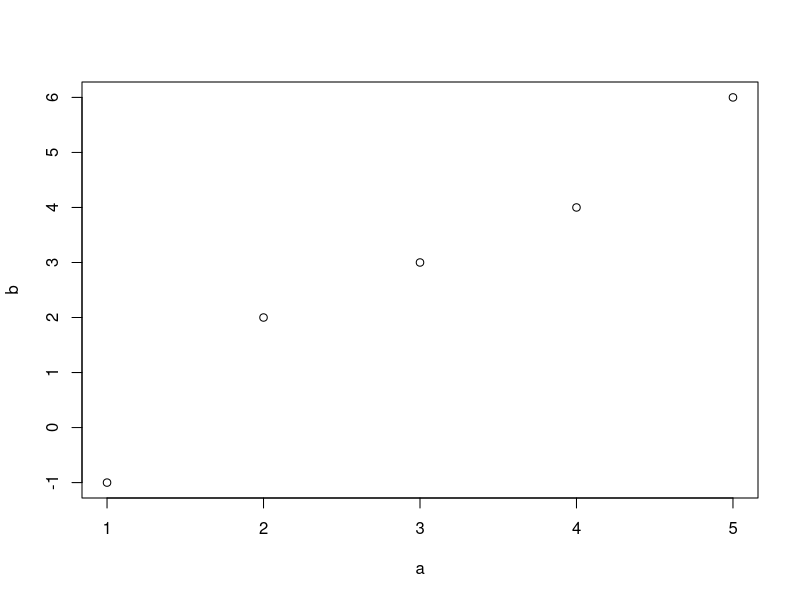
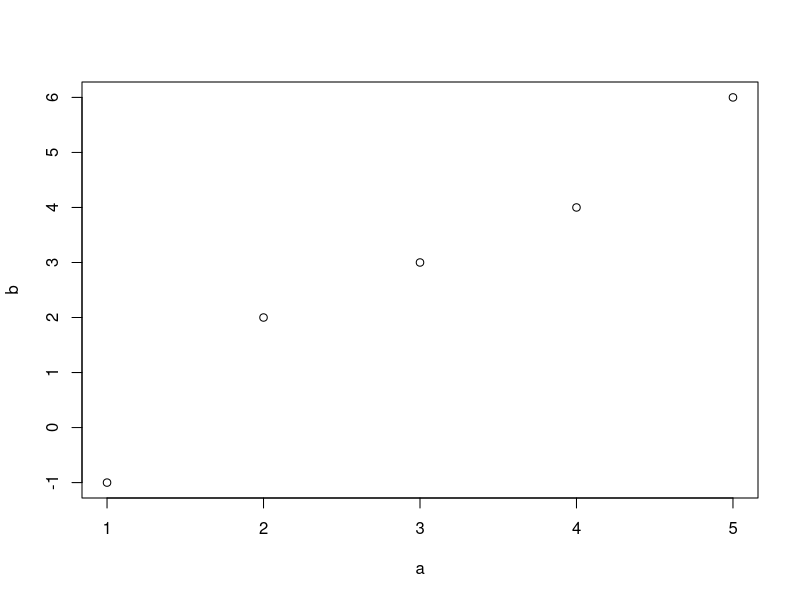
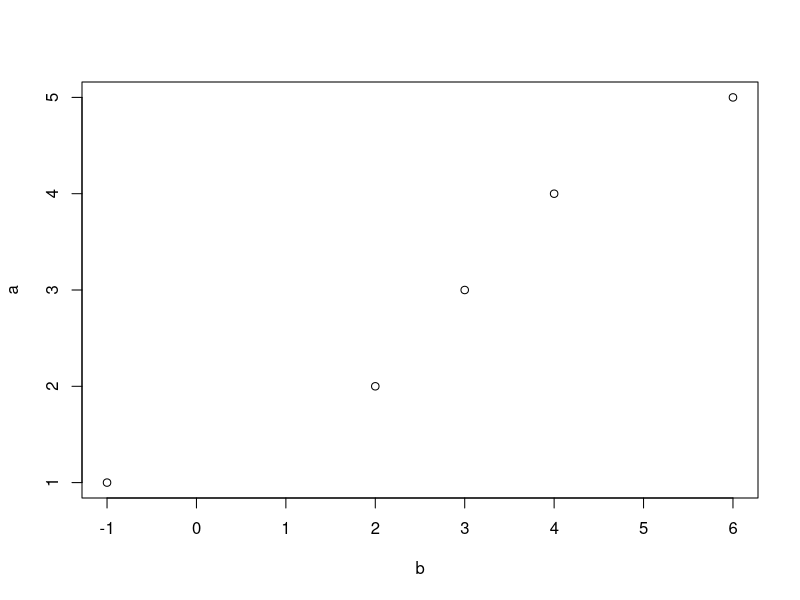
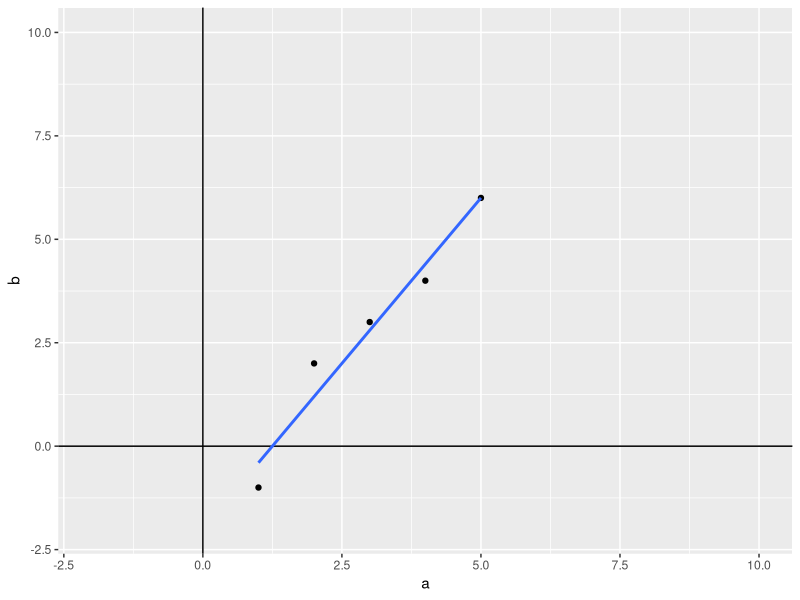
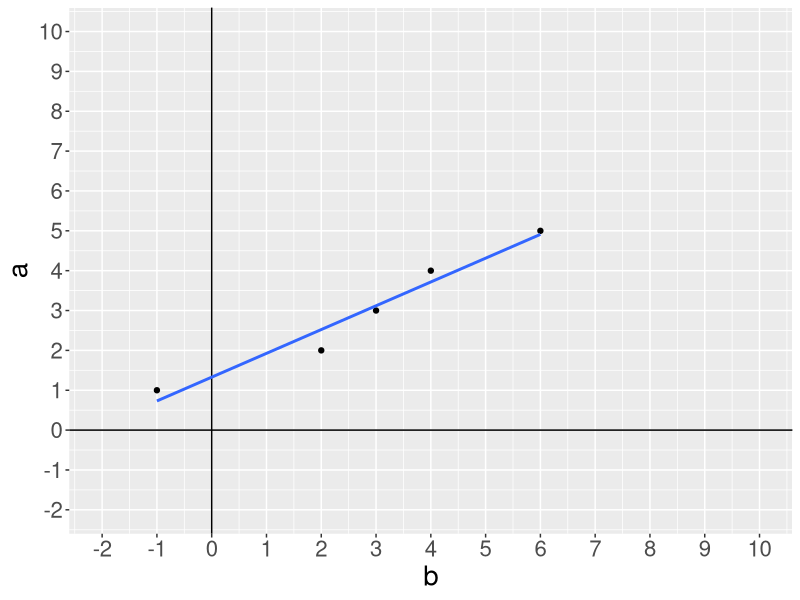

Here is the R script that generated these plots, in order:

## Matt's Code

Rprof(tmp <- tempfile())


board <- matrix(0, ncol=3, nrow=3)

evaluate_board <- function(x){
  eval_columns <- colSums(x)
  eval_rows <- rowSums(x)
  eval_diags <- c(sum(c(board[1,1],board[2,2],board[3,3])),
                  sum(c(board[1,3],board[2,2],board[3,1])))
  all_sums <- c(eval_columns,eval_rows,eval_diags)
  find_winner <- all_sums[abs(all_sums)==3]
  if (length(find_winner) > 0){
    outcome <- 1
  } else {
    outcome <- 0
  }
  return(outcome)
}

save_outcome<-c()
choices <- c(1,-1,1,-1,1,-1,1,-1,1)
for(sims in 1:10000){

  board_index <- sample(1:9)
  player_choices <- rep(0,9)
  for(i in 1:9){
    player_choices[board_index[i]]<-choices[i]
    board <- matrix(player_choices, ncol=3, nrow=3)
    game_outcome <- evaluate_board(board)
    if (game_outcome == 1){
      break
    }
  }
  
  save_outcome[sims] <- game_outcome
}

sum(save_outcome)/10000


Rprof()
summaryRprof(tmp)


# Jeff's code

Rprof(tmp <- tempfile())

# Count the number of times the game is won
win_count <- 0
# Create a data frame of each of the possible ways one can win
winning_pos <- data.frame(c(1,2,3),c(1,4,7),c(1,5,9),c(4,5,6),c(7,8,9),c(2,5,8),c(3,6,9),c(3,5,7))
# Initialize a variable that signals breaks from multiple nested loops
end_loop <-FALSE
for (i in 1:10000) {
  # Initialize a count of completed necessary moves to win for each player; 
  # reset to 0 for each simulation
  count_p1 <- 0
  count_p2 <- 0
  # Creates a randomly filled board; no spot can be filled twice
  board <- sample(1:9, 9, replace=FALSE)
  # Assigns every other move to player 1 and player 2;
  # player 2 concatenation with 0 enables vector to be used in for(l in 1:5) loop
  board_p1 <- board[c(1,3,5,7,9)]
  board_p2 <- c(board[c(2,4,6,8)],0)
  # Check each possible way to win
  for (j in 1:8) {
    # Check if each of the three required moves is filled
    for (k in 1:3) {
      # For each of player 1's moves, check if it matches one of the 3 required moves
      for (l in 1:5) {
        # If the player 1 move matches a required move, add to the player count
        if (board_p1[l] == winning_pos[k,j]) {
          count_p1 <- count_p1 + 1
        }
        # If the player 1 move matches a required move, add to the player count
        if (board_p2[l] == winning_pos[k,j]) {
          count_p2 <- count_p2 + 1
        }
      }
      # If all 3 required moves to win are completed, add to win count,
      # assign end_loop to TRUE to signal to break out of the for(j in 1:8) loop,
      # and break out of the for(k in 1:3) loop
      if (count_p1 == 3) {
        win_count <- win_count + 1
        end_loop <- TRUE
        break
      }
      # The above break ensures that if the board is randomly filled so that both 
      # players win, the if statement below will not run, and win count will not 
      # be increased again
      if (count_p2 == 3) {
        win_count <- win_count + 1
        end_loop <- TRUE
        break
      }
    }
    # Resets completed necessary moves to 0; this ensures that 2 required moves from
    # the first possible way to win are not carried over to the second possible way to win
    count_p1 <- 0
    count_p2 <- 0
    # Breaks the for(j in 1:8) loop; once a winning combination is found, the rest will not
    # be checked. This ensures that if the game is won in 2 different ways, it will only 
    # be counted as 1 win
    if (end_loop == TRUE) {
      end_loop <- FALSE
      break
    }
  }
}
# Divides the win count by 10,000 to create a probability that the game is won
win_prob <- win_count/10000
print(win_prob)

Rprof()
summaryRprof(tmp)


# number of states


  for(t1 in 1:9){
    board <-matrix(0,nrow=3,ncol=3)
    board[t1]<-1
    board1 <- board
    for(t2 in 1:9){
      board <- board1
      if(t2 != t1) board[t2]<- -1
      print(board)
    }
  }

t1 <- 9
t2 <- t1*8
t3 <- t2*7
t4 <- t3*6
t5 <- t4*5
t6 <- t5*4
t7 <- t6*3
t8 <- t7*2
t9 <- t8


bigram_probs <- matrix(0,nrow=26,ncol=26)
for(i in 1:26){
  rnums<-runif(26,0,1)
  bigram_probs[i,]<-rnums/sum(rnums)
}

row.names(bigram_probs)<-unlist(strsplit("abcdefghijklmnopqrstuvwxyz",split=""))
colnames(bigram_probs)<-unlist(strsplit("abcdefghijklmnopqrstuvwxyz",split=""))

sample_word <- "cat"
letters <- unlist(strsplit(sample_word,split=""))
probs<-c()
for(i in 1:length(letters)-1){
  probs[i] <- bigram_probs[letters[i],letters[i+1]]
}
prod(probs)



a <- c(1,2,3,4,5)
b <- c(-1,2,3,4,6)
plot(a,b) #a=x axis, b=y axis
cor(a,b)  # pearson's r
cor(a,b)^2  # r^2 amount of variance explained
df<-data.frame(a,b)

plot(a,b)
coef(lm(b~a, data=df))
plot(b,a)
coef(lm(b~a, data=df))

library(ggplot2)
ggplot(df, aes(x=a,y=b))+
  geom_point()+
  geom_vline(xintercept=0)+
  geom_hline(yintercept=0)+
  geom_smooth(method="lm",se=FALSE)+
  coord_cartesian(xlim=c(-2,10),ylim=c(-2,10))

ggplot(df, aes(x=b,y=a))+
  geom_point()+
  geom_vline(xintercept=0)+
  geom_hline(yintercept=0)+
  geom_smooth(method="lm",se=FALSE)+
  coord_cartesian(xlim=c(-2,10),ylim=c(-2,10))+
  scale_x_continuous(breaks=-2:10)+
  scale_y_continuous(breaks=-2:10)+
  theme(text = element_text(size=20))

coef(lm(a~b))

b=5

(5*.59) +1.32


